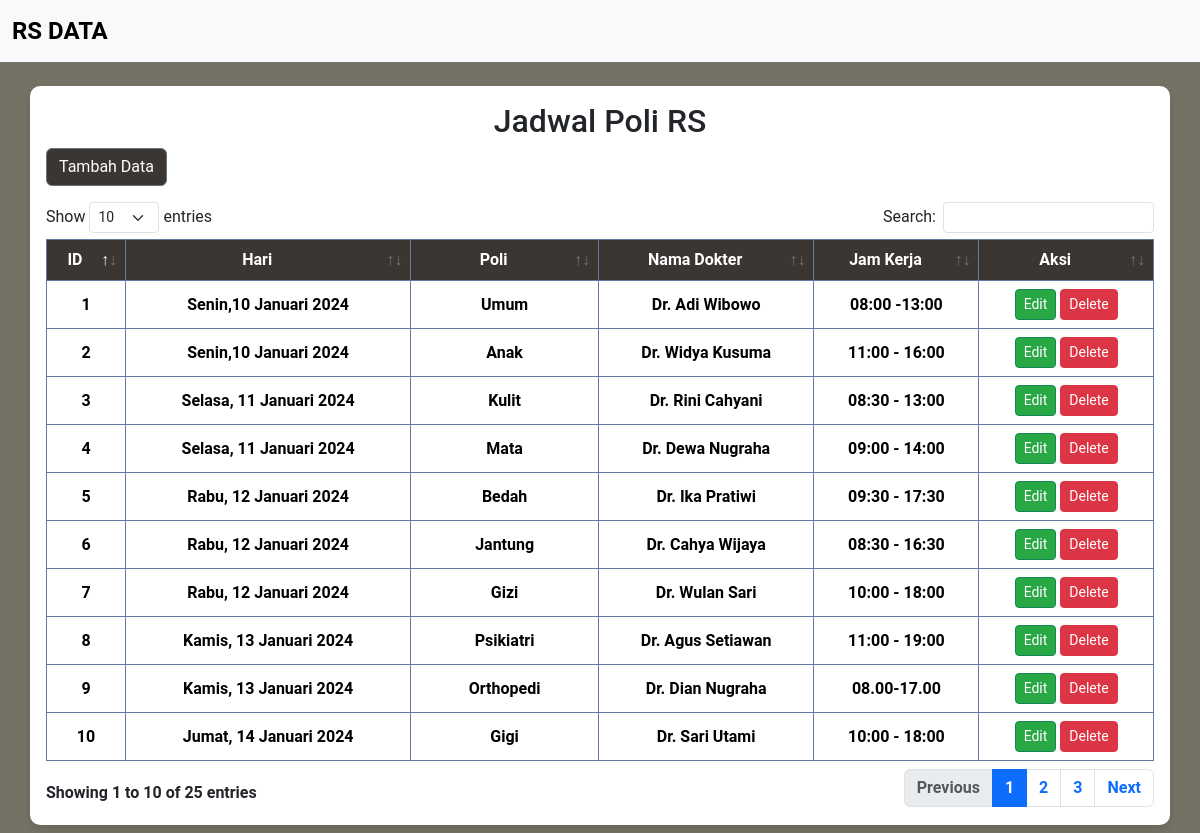
The page / on the database its author committed.
### tables this page shows
CREATE TABLE `jadwallpoli` (
  `id` int(10) NOT NULL,
  `hari` varchar(50) NOT NULL,
  `poli` varchar(20) NOT NULL,
  `nama_dokter` varchar(50) NOT NULL,
  `jam_kerja` varchar(30) NOT NULL
);

### index.php (the view, shortened to what this page needs)
<?php
include 'koneksi.php';
$query = "SELECT * FROM jadwallpoli";
$result = mysqli_query($conn, $query);
?>
<!DOCTYPE html>
<html lang="en">
<head>
    <link href="css/bootstrap.min.css" rel="stylesheet" >
    <link rel="stylesheet" href="style.css">
	<link rel="stylesheet" type="text/css" href="datatables/datatables.css"/>
</head>
<body>
    <nav class="navbar bg-body-tertiary">
        <div class="container-fluid">
          <a class="navbar-brand" href="#">
            RS DATA
          </a>
        </div>
    </nav>
    <div class="container mt-4 p-3 mb-2 bg-white ">
        <h2>Jadwal Poli RS</h2>
        <a href="kelola.php" type="button" class="btn btn-secondary mb-3 text-white">
            Tambah Data
        </a>
        <div class="table-responsive">
            <table id="dt" class="table align-middle table-bordered ">
                <thead>
                    <tr>
                        <th>ID</th>
                        <th>Hari</th>
                        <th>Poli</th>
                        <th>Nama Dokter</th>
                        <th>Jam Kerja</th>
                        <th>Aksi</th>
                    </tr>
                </thead>
                <tbody>
                <?php while ($row = mysqli_fetch_assoc($result)): ?>
                    <tr>
                        <td><?php echo $row['id']; ?></td>
                        <td><?php echo $row['hari']; ?></td>
                        <td><?php echo $row['poli']; ?></td>
                        <td><?php echo $row['nama_dokter']; ?></td>
                        <td><?php echo $row['jam_kerja']; ?></td>
                        <td>
                            <a href='kelola.php?id=<?php echo $row['id'];?>' class="btn btn-success btn-sm">Edit</a>
                            <a href='delete.php?id=<?php echo $row['id'];?>' onclick='return confirm("Apakah Anda yakin ingin menghapus data?")' class="btn btn-danger btn-sm">Delete</a>
                        </td>
                    </tr>
                <?php endwhile; ?>
                </tbody>
            </table>
        </div>
    </div>
</body>
</html>

### style.css (style rules this page uses)
body { background-color: #747264; font-family: 'Roboto', sans-serif; }
.container { background-color: #B0A695; border-radius: 10px; padding: 20px; margin-top: 30px; box-shadow: 0 4px 8px rgba(0, 0, 0, 0.1); font-weight: 600; }
table { background-color: #B0A695; width: 100%; margin-top: 20px; border-collapse: collapse; }
th, td { border: 1px solid #637A9F; padding: 10px; text-align: center; }
thead tr:first-child th { background-color: #3C3633; color: white; }
.btn-secondary { background-color: #3C3633; color: #747264; }
.btn-success { background-color: #28a745; color: #fff; }
.btn-danger { background-color: #dc3545; color: #fff; }
.navbar-brand { font-weight: bold; font-size: 24px; color: #000000; }
h2 { text-align: center; }

### datatables/datatables.css (style rules this page uses)
table.dataTable { clear: both; margin-top: 6px !important; margin-bottom: 6px !important; max-width: none !important; border-collapse: separate !important; border-spacing: 0; }
table.dataTable td, table.dataTable th { -webkit-box-sizing: content-box; box-sizing: content-box; }
table.dataTable > thead > tr > th:not(.sorting_disabled), table.dataTable > thead > tr > td:not(.sorting_disabled) { padding-right: 30px; }
table.dataTable > thead .sorting, table.dataTable > thead .sorting_asc, table.dataTable > thead .sorting_desc, table.dataTable > thead .sorting_asc_disabled, table.dataTable > thead .sorting_desc_disabled { cursor: pointer; position: relative; }
table.dataTable > thead .sorting:before, table.dataTable > thead .sorting:after, table.dataTable > thead .sorting_asc:before, table.dataTable > thead .sorting_asc:after, table.dataTable > thead .sorting_desc:before, table.dataTable > thead .sorting_desc:after, table.dataTable > thead .sorting_asc_disabled:before, table.dataTable > thead .sorting_asc_disabled:after, table.dataTable > thead .sorting_desc_disabled:before, table.dataTable > thead .sorting_desc_disabled:after { position: absolute; bottom: 0.5em; display: block; opacity: 0.3; }
table.dataTable > thead .sorting:before, table.dataTable > thead .sorting_asc:before, table.dataTable > thead .sorting_desc:before, table.dataTable > thead .sorting_asc_disabled:before, table.dataTable > thead .sorting_desc_disabled:before { right: 1em; content: "↑"; }
table.dataTable > thead .sorting:after, table.dataTable > thead .sorting_asc:after, table.dataTable > thead .sorting_desc:after, table.dataTable > thead .sorting_asc_disabled:after, table.dataTable > thead .sorting_desc_disabled:after { right: 0.5em; content: "↓"; }
table.dataTable > thead .sorting_asc:before, table.dataTable > thead .sorting_desc:after { opacity: 1; }
table.table-bordered.dataTable { border-right-width: 0; }
table.table-bordered.dataTable thead tr:first-child th, table.table-bordered.dataTable thead tr:first-child td { border-top-width: 1px; }
table.table-bordered.dataTable th, table.table-bordered.dataTable td { border-left-width: 0; }
table.table-bordered.dataTable th:first-child, table.table-bordered.dataTable th:first-child, table.table-bordered.dataTable td:first-child, table.table-bordered.dataTable td:first-child { border-left-width: 1px; }
table.table-bordered.dataTable th:last-child, table.table-bordered.dataTable th:last-child, table.table-bordered.dataTable td:last-child, table.table-bordered.dataTable td:last-child { border-right-width: 1px; }
table.table-bordered.dataTable th, table.table-bordered.dataTable td { border-bottom-width: 1px; }

### rows shown on the page
jadwallpoli: id "1", hari "Senin,10 Januari 2024", poli "Umum", nama_dokter "Dr. Adi Wibowo", jam_kerja "08:00 -13:00"
jadwallpoli: id "2", hari "Senin,10 Januari 2024", poli "Anak", nama_dokter "Dr. Widya Kusuma", jam_kerja "11:00 - 16:00"
jadwallpoli: id "3", hari "Selasa, 11 Januari 2024", poli "Kulit", nama_dokter "Dr. Rini Cahyani", jam_kerja "08:30 - 13:00"
jadwallpoli: id "4", hari "Selasa, 11 Januari 2024", poli "Mata", nama_dokter "Dr. Dewa Nugraha", jam_kerja "09:00 - 14:00"
jadwallpoli: id "5", hari "Rabu, 12 Januari 2024", poli "Bedah", nama_dokter "Dr. Ika Pratiwi", jam_kerja "09:30 - 17:30"
jadwallpoli: id "6", hari "Rabu, 12 Januari 2024", poli "Jantung", nama_dokter "Dr. Cahya Wijaya", jam_kerja "08:30 - 16:30"
jadwallpoli: id "7", hari "Rabu, 12 Januari 2024", poli "Gizi", nama_dokter "Dr. Wulan Sari", jam_kerja "10:00 - 18:00"
jadwallpoli: id "8", hari "Kamis, 13 Januari 2024", poli "Psikiatri", nama_dokter "Dr. Agus Setiawan", jam_kerja "11:00 - 19:00"
jadwallpoli: id "9", hari "Kamis, 13 Januari 2024", poli "Orthopedi", nama_dokter "Dr. Dian Nugraha", jam_kerja "08.00-17.00"
jadwallpoli: id "10", hari "Jumat, 14 Januari 2024", poli "Gigi", nama_dokter "Dr. Sari Utami", jam_kerja "10:00 - 18:00"
